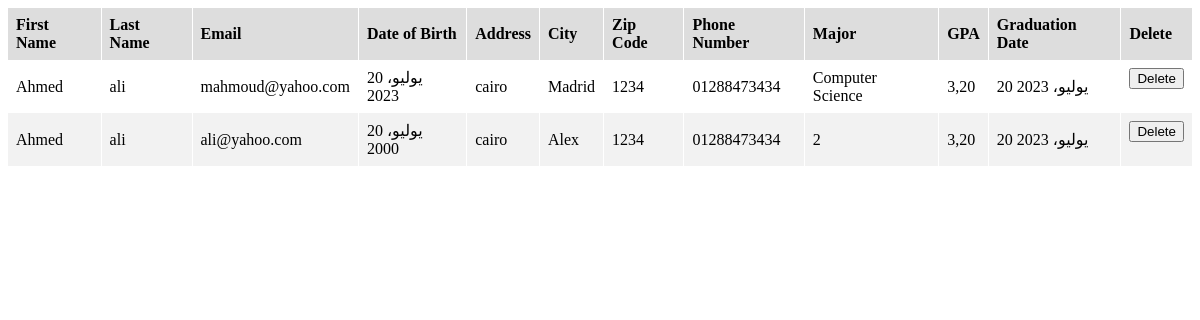
The page /student/ on the database its author committed.
### university_app/models.py (models this page shows, shortened)
class Student(models.Model):
    first_name = models.CharField(max_length=255, verbose_name="الاسم الأول")
    last_name = models.CharField(max_length=255, verbose_name="الاسم الأخير")
    email = models.EmailField(null=True, blank=True, verbose_name="البريد الالكتروني")
    date_of_birth = models.DateField(verbose_name="تاريخ الميلاد")
    address = models.CharField(max_length=255, verbose_name="العنوان")
    city = models.CharField(max_length=255, verbose_name="المدينة")
    zip_code = models.CharField(max_length=10, verbose_name="الكود")
    phone_number = models.CharField(max_length=20, verbose_name="رقم الهاتف")
    major = models.CharField(max_length=255, verbose_name="الأساسي")
    gpa = models.DecimalField(max_digits=3, decimal_places=2, verbose_name="التقدير")
    graduation_date = models.DateField(verbose_name="تاريخ التخرج")
    class Meta:
        verbose_name = "طالب"
        verbose_name_plural = "الطلاب"

### university_app/views.py (the view)
# urls.py: path('student/', student, name='student'),
def student(request):
    student2 = data(Student)
    return render(request, 'registration/students.html', {'student2': student2})

### university_app/views.py (called while the page is built)
def data(obj):
    all_objects = obj.objects.all()
    return all_objects

### university_app/templates/registration/students.html (shortened to what this page needs)
{% load static %}
<html>
    <head>
        <link rel="stylesheet" href="{% static 'css\style.css' %}">
    </head>
    <body>
        <table>
            <thead>
              <tr>
                <th>First Name</th>
                <th>Last Name</th>
                <th>Email</th>
                <th>Date of Birth</th>
                <th>Address</th>
                <th>City</th>
                <th>Zip Code</th>
                <th>Phone Number</th>
                <th>Major</th>
                <th>GPA</th>
                <th>Graduation Date</th>
                <th>Delete</th>
              </tr>
            </thead>
            <tbody>
              {% for student in student2 %}
              <tr>
                <td>{{ student.first_name }}</td>
                <td>{{ student.last_name }}</td>
                <td>{{ student.email }}</td>
                <td>{{ student.date_of_birth }}</td>
                <td>{{ student.address }}</td>
                <td>{{ student.city }}</td>
                <td>{{ student.zip_code }}</td>
                <td>{{ student.phone_number }}</td>
                <td>{{ student.major }}</td>
                <td>{{ student.gpa }}</td>
                <td>{{ student.graduation_date }}</td>
                <td>
                  <form action="{% url 'delete_student' student.id %}" method="post">
                    <button type="submit">Delete</button>
                  </form>
                </td>
              </tr>
              {% endfor %}
            </tbody>
          </table>
    </body>
</html>

### university_app/static/css/style.css (style rules this page uses)
table { border-collapse: collapse; width: 100%; }
th, td { text-align: left; padding: 8px; }
th:not(:last-child), td:not(:last-child) { border-right: 1px solid #fff; }
th { background-color: #ddd; }
tr:nth-child(even) { background-color: #f2f2f2; }

### rows shown on the page
Student: first_name "Ahmed", last_name "ali", email "mahmoud@yahoo.com", date_of_birth "20 يوليو، 2023", address "cairo", city "Madrid", zip_code "1234", phone_number "01288473434", major "Computer Science", gpa "3,20", graduation_date "20 يوليو، 2023"
Student: first_name "Ahmed", last_name "ali", email "ali@yahoo.com", date_of_birth "20 يوليو، 2000", address "cairo", city "Alex", zip_code "1234", phone_number "01288473434", major "2", gpa "3,20", graduation_date "20 يوليو، 2023"
